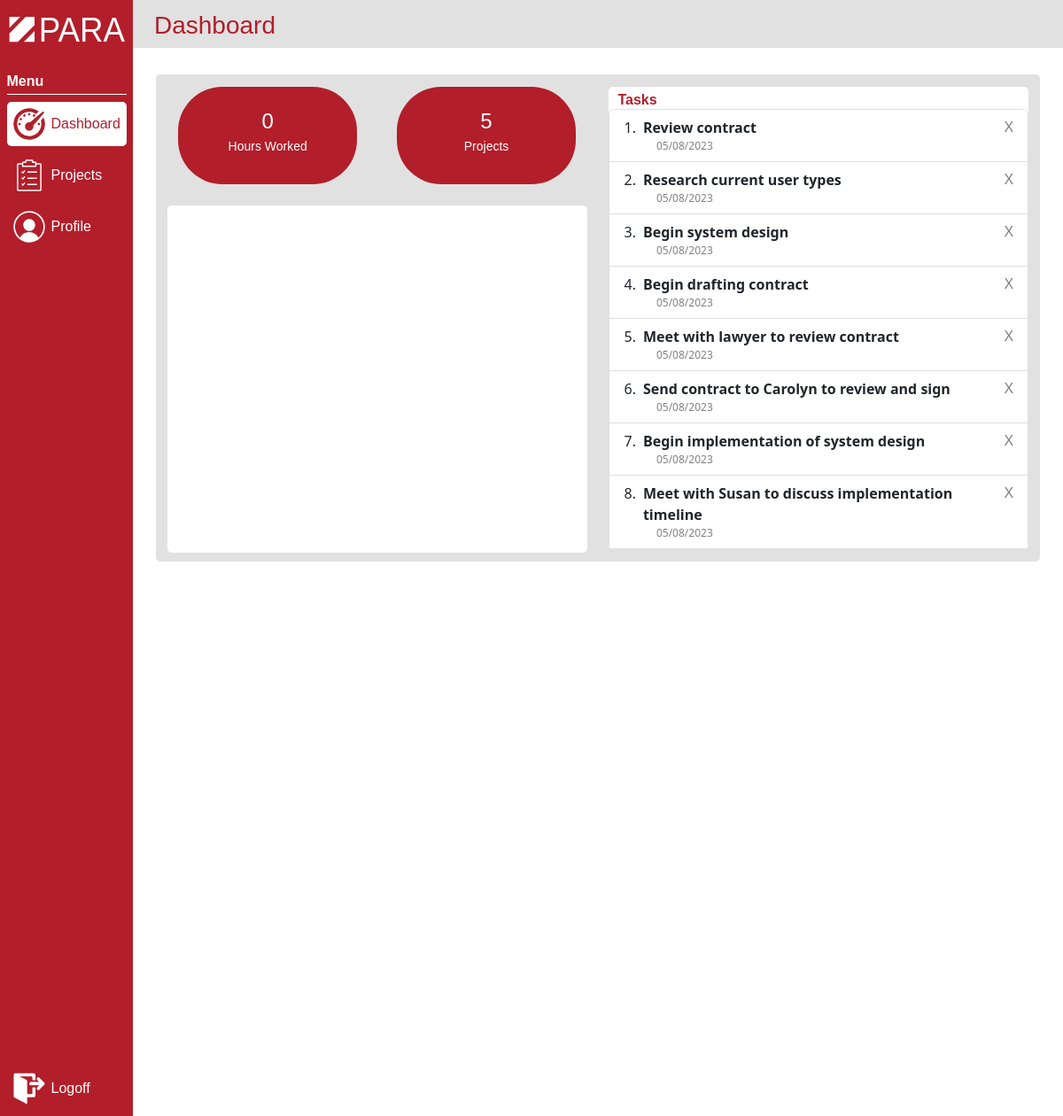
The app's page /dashboard (signed in) with its own data.
### models.py (models this page shows, shortened)
class Task(db.Model):
    __tablename__ = "task"
    task_id = db.Column(db.Integer, primary_key=True)
    project_id = db.Column(db.Integer, db.ForeignKey('project.project_id'), nullable=False)
    task_content = db.Column(db.String(150), nullable=False)
    task_date = db.Column(db.DateTime, nullable=False)

### app.py (the view, shortened to what this page needs)
@app.route('/dashboard')
@login_required
def dashboard():
    if session['perm'] == 'consultant':
        tasks = Task.query.outerjoin(Project, Project.project_id == Task.project_id).outerjoin(Assignment, Assignment.project_id == Project.project_id)\
            .filter_by(consultant_id=current_user.consultant_id).all()
        assignments = Assignment.query.filter_by(consultant_id=current_user.consultant_id).all()
        projects_for_dict = Project.query.outerjoin(Assignment, Assignment.project_id == Project.project_id).filter_by(consultant_id=current_user.consultant_id).outerjoin(ProjectStage, ProjectStage.stage_id == Project.stage_id).add_entity(ProjectStage).all()
        project_stage_dict = {i.project_stage:0 for i in ProjectStage.query.all()}
        for project, stage in projects_for_dict:
            project_stage_dict[stage.project_stage] = project_stage_dict.get(stage.project_stage,0) + 1
        mydf = pd.DataFrame(project_stage_dict.items(), columns=['stage', 'count'])
        project_stage_chart = px.pie(data_frame=mydf, names='stage', values='count', title='Projects by Project Stage')
        project_stage_chart.update_traces(textposition='inside', textinfo='percent', textfont_size=16, sort=False)
        project_stage_chart.update_layout(title={'x': 0.5})
        graphJSON = json.dumps(project_stage_chart, cls=plotly.utils.PlotlyJSONEncoder)
        return render_template('dashboard.html', tasks=tasks, assignments=assignments, graphJSON=graphJSON)

### app.py (called while the page is built)
@login_manager.user_loader
def load_user(user_id):
    if session['perm'] == 'consultant':
        return Consultant.query.get(int(user_id))
    elif session['perm'] in ['manager', 'project manager']:
        return Manager.query.get(int(user_id))
    else:
        return None

### templates/dashboard.html (shortened to what this page needs)
{% extends 'base.html' %}
{% block styles %}
    <link href="/static/styles/sidebar-styles.css" rel="stylesheet">
    <link href="/static/styles/project-information-styles.css" rel="stylesheet">
    <link href="/static/styles/new-dashboard-styles.css" rel="stylesheet">
    <link href="https://cdn.jsdelivr.net/npm/bootstrap@5.2.3/dist/css/bootstrap.min.css" rel="stylesheet">
{% endblock %}
{%  block page_header%}Dashboard{% endblock %}
{% block page_content %}
    <div class="dashboard-background">
        <div class="left-section">
            <div class="top-left">
                {% if session['perm'] in ['consultant','manager'] %}
                    <div class="bubble-info-consultant">
                        <p class="white-number">{{ assignments['hours_worked']|sum }}</p>
                        <p class="white-text">Hours Worked</p>
                    </div>
                    <div class="bubble-info-consultant">
                        <p class="white-number">{{ assignments|length if session['perm']=='consultant' else projects|length}}</p>
                        <p class="white-text">Projects</p>
                    </div>
                {% endif %}
            </div>
            <div class="bottom-left">
                <div class="pie-chart-bg">
                    <div class="pie-chart" id="chart"></div>
                </div>
            </div>
        </div>
        <div class="right-section">
            {% if session['perm'] == 'consultant' %}
            <div class="task-manager-dashboard">
                <p class="section-title">Tasks</p>
                <ol class="list-group list-group-numbered task-list-dashboard">
                    {% for task in tasks %}
                    <li class="list-group-item d-flex justify-content-between align-items-start">
                        <div class="ms-2 me-auto">
                            <div class="fw-bold">{{ task['task_content'] }}</div>
                            <div class="task-date">{{ task['task_date'].strftime('%m/%d/%Y') }}</div>
                        </div>
                        {% if session['perm'] in ['consultant', 'manager'] %}
                            <a class="exit-button" href="{{ url_for('delete_task', task_id=task['task_id'], project_id=task['project_id'], page=1) }}">X</a>
                        {% endif %}
                    </li>
                    {% endfor %}
                </ol>
            </div>
            {% endif %}
        </div>
    </div>
{% endblock %}

### static/styles/project-information-styles.css (style rules this page uses)
p { font-family: Arial; }
.section-title { font-size: 16px; font-family: Arial; font-weight: bold; color: #b21e2a; margin: 0px; position: absolute; top: 3px; left: 10px; }
.list-group { width: 100%; overflow-y: scroll; }
.task-date { color: gray; font-size: 12px; margin-left: 15px; }
.exit-button, .remove-employee-button { font-family: Arial; color: gray; border: none; background: none; text-decoration: none; transition: opacity 0.15s; }

### static/styles/new-dashboard-styles.css (style rules this page uses)
.dashboard-background { margin: auto; margin-top: 30px; width: 95%; height: 550px; background-color: #e1e1e1; border-radius: 5px; display: flex; justify-content: center; align-items: center; }
.left-section { width: 50%; height: 100%; }
.right-section { width: 50%; height: 100%; display: flex; align-items: center; flex-direction: column; justify-content: center; }
.top-left { width: 100%; height: 25%; display: flex; align-items: center; justify-content: space-between; padding: 0px 25px 0px 25px; }
.bottom-left { width: 100%; height: 75%; display: flex; justify-content: center; align-items: center; }
.bubble-info-consultant, .bubble-info-pm { background-color: #b21e2a; border-radius: 50px; height: 80%; display: flex; flex-direction: column; align-items: center; justify-content: center; }
.bubble-info-consultant { width: 45%; }
.white-number { font-weight: 30; font-size: 24px; color: white; margin-bottom: 0px; margin-top: 5px; }
.white-text { font-weight: 30; font-size: 14px; color: white; }
.pie-chart-bg { background-color: white; border-radius: 5px; height: 95%; width: 95%; }
.task-manager-dashboard { width: 95%; height: 95%; background-color: white; display: flex; flex-direction: column; align-items: center; justify-content: space-between; border-radius: 5px; z-index: 3; position: relative; }
.task-list-dashboard { height: 100%; width: 100%; margin-top: 25px; }
.pie-chart { height: 100%; width: 100%; }

### records on screen
Task: task_content "Review contract", task_date "05/08/2023"
Task: task_content "Research current user types", task_date "05/08/2023"
Task: task_content "Begin system design", task_date "05/08/2023"
Task: task_content "Begin drafting contract", task_date "05/08/2023"
Task: task_content "Meet with lawyer to review contract", task_date "05/08/2023"
Task: task_content "Send contract to Carolyn to review and sign", task_date "05/08/2023"
Task: task_content "Begin implementation of system design", task_date "05/08/2023"
Task: task_content "Meet with Susan to discuss implementation timeline", task_date "05/08/2023"

### other values on screen
{{ assignments['hours_worked']|sum }} "0"
